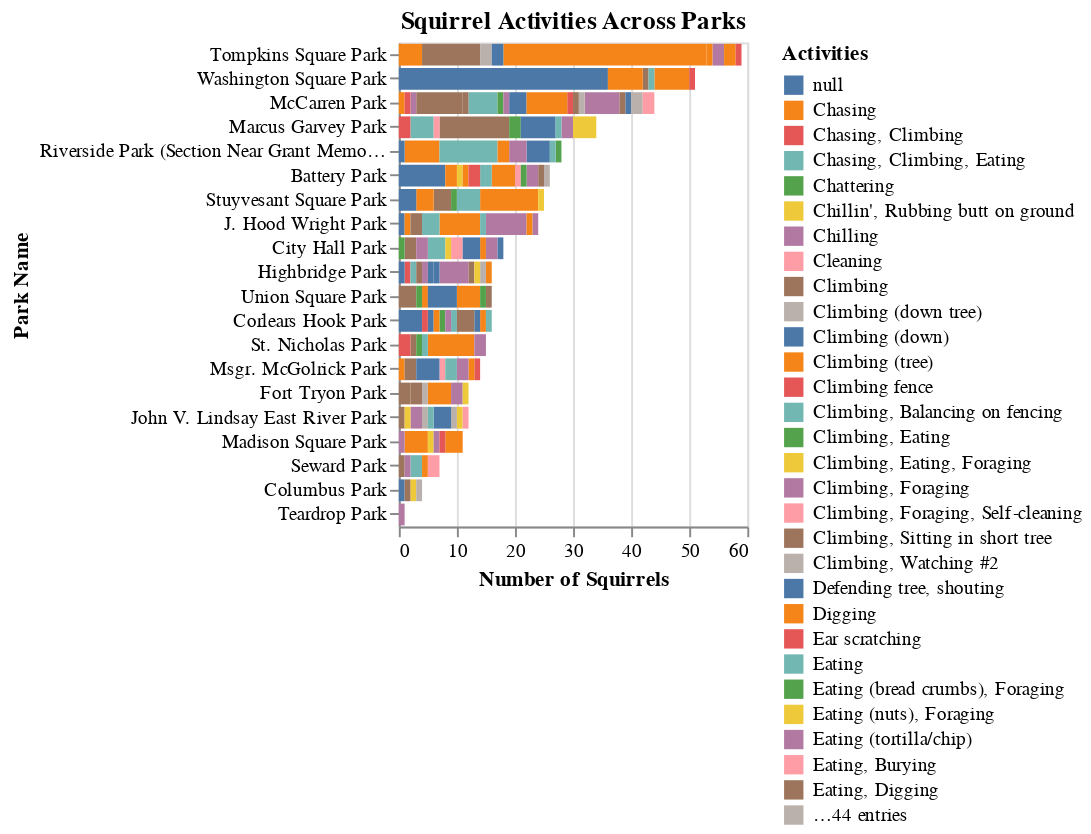

Here is the notebook cell this chart was saved with:
### Code cell
# # Tony's facet stack bar chart
# task3_tony = alt.Chart(data).mark_bar().encode(
#     y=alt.Y("Park_Name", sort = "-x", title = "Park Name"),
#     x=alt.X("count()", title = "Number of Squirrels"),
#     color=alt.Color("Activities", title = "Activities"),
#     tooltip = ["Park_Name", "Area_Name", "count()"],
# ).properties(
#       width = 180,
#       height = 250,
#       title = "Squirrel Activities Across Parks"
# )
# # ).facet(
# #     facet="Area_Name"
# # )
# task3_tony

### Figure 1 — Vega-Lite specification as saved in the notebook (floating-point values rounded to 4 significant figures; data arrays with more than 128 entries replaced by an {"elided": "..."} marker saying what was removed)
{"$schema": "https://vega.github.io/schema/vega-lite/v4.17.0.json", "config": {"view": {"continuousHeight": 300, "continuousWidth": 400}}, "data": {"name": "data-5b227f801692b50859d536588465a529"}, "datasets": {"data-5b227f801692b50859d536588465a529": {"elided": "433 records"}}, "encoding": {"color": {"field": "Activities", "title": "Activities", "type": "nominal"}, "tooltip": [{"field": "Park_Name", "type": "nominal"}, {"field": "Area_Name", "type": "nominal"}, {"aggregate": "count", "type": "quantitative"}], "x": {"aggregate": "count", "title": "Number of Squirrels", "type": "quantitative"}, "y": {"field": "Park_Name", "sort": "-x", "title": "Park Name", "type": "nominal"}}, "height": 250, "mark": "bar", "title": "Squirrel Activities Across Parks", "width": 180}
